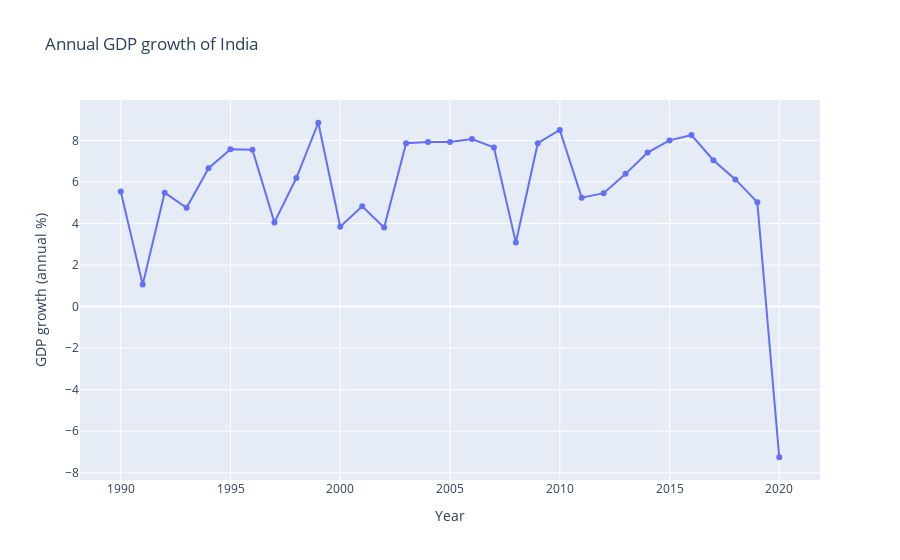

The cell this chart's notebook holds for it:
### Code cell
fig = px.line(df, x="Year", y="GDP growth (annual %)",markers=True,title='Annual GDP growth of India')
fig.show()

### Figure 1 — Plotly figure (JSON) as saved in the notebook; plotly's stock layout.template omitted (floating-point values rounded to 4 significant figures)
{"data": [{"hovertemplate": "Year=%{x}<br>GDP growth (annual %)=%{y}<extra></extra>", "legendgroup": "", "line": {"color": "#636efa", "dash": "solid"}, "marker": {"symbol": "circle"}, "mode": "markers+lines", "name": "", "orientation": "v", "showlegend": false, "type": "scatter", "x": [1990, 1991, 1992, 1993, 1994, 1995, 1996, 1997, 1998, 1999, 2000, 2001, 2002, 2003, 2004, 2005, 2006, 2007, 2008, 2009, 2010, 2011, 2012, 2013, 2014, 2015, 2016, 2017, 2018, 2019, 2020], "xaxis": "x", "y": [5.533, 1.057, 5.482, 4.751, 6.659, 7.574, 7.55, 4.05, 6.184, 8.846, 3.841, 4.824, 3.804, 7.86, 7.923, 7.923, 8.061, 7.661, 3.087, 7.862, 8.498, 5.241, 5.456, 6.386, 7.41, 7.996, 8.256, 7.044, 6.12, 5.024, -7.25], "yaxis": "y"}], "layout": {"legend": {"tracegroupgap": 0}, "title": {"text": "Annual GDP growth of India"}, "xaxis": {"anchor": "y", "domain": [0, 1], "title": {"text": "Year"}}, "yaxis": {"anchor": "x", "domain": [0, 1], "title": {"text": "GDP growth (annual %)"}}}}
